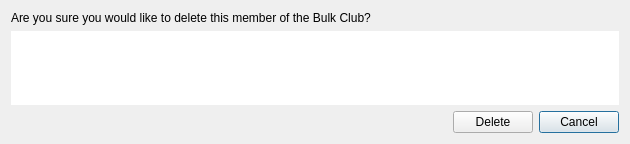
<?xml version="1.0" encoding="UTF-8"?>
<ui version="4.0">
 <class>DeleteMemberPopup</class>
 <widget class="QDialog" name="DeleteMemberPopup">
  <property name="windowModality">
   <enum>Qt::ApplicationModal</enum>
  </property>
  <property name="geometry">
   <rect>
    <x>0</x>
    <y>0</y>
    <width>630</width>
    <height>144</height>
   </rect>
  </property>
  <property name="windowTitle">
   <string>Delete Member</string>
  </property>
  <layout class="QGridLayout" name="gridLayout">
   <item row="2" column="0">
    <spacer name="horizontalSpacer">
     <property name="orientation">
      <enum>Qt::Horizontal</enum>
     </property>
     <property name="sizeHint" stdset="0">
      <size>
       <width>40</width>
       <height>20</height>
      </size>
     </property>
    </spacer>
   </item>
   <item row="1" column="0" colspan="3">
    <widget class="QTableView" name="deleteMemView">
     <property name="frameShape">
      <enum>QFrame::NoFrame</enum>
     </property>
     <property name="frameShadow">
      <enum>QFrame::Plain</enum>
     </property>
     <property name="editTriggers">
      <set>QAbstractItemView::NoEditTriggers</set>
     </property>
     <property name="selectionMode">
      <enum>QAbstractItemView::NoSelection</enum>
     </property>
     <attribute name="verticalHeaderVisible">
      <bool>false</bool>
     </attribute>
     <attribute name="verticalHeaderStretchLastSection">
      <bool>true</bool>
     </attribute>
    </widget>
   </item>
   <item row="0" column="0" colspan="3">
    <widget class="QLabel" name="label">
     <property name="text">
      <string>Are you sure you would like to delete this member of the Bulk Club?</string>
     </property>
    </widget>
   </item>
   <item row="2" column="2">
    <widget class="QPushButton" name="cancelButton">
     <property name="text">
      <string>Cancel</string>
     </property>
    </widget>
   </item>
   <item row="2" column="1">
    <widget class="QPushButton" name="deleteButton">
     <property name="text">
      <string>Delete</string>
     </property>
    </widget>
   </item>
  </layout>
 </widget>
 <resources/>
 <connections/>
</ui>
